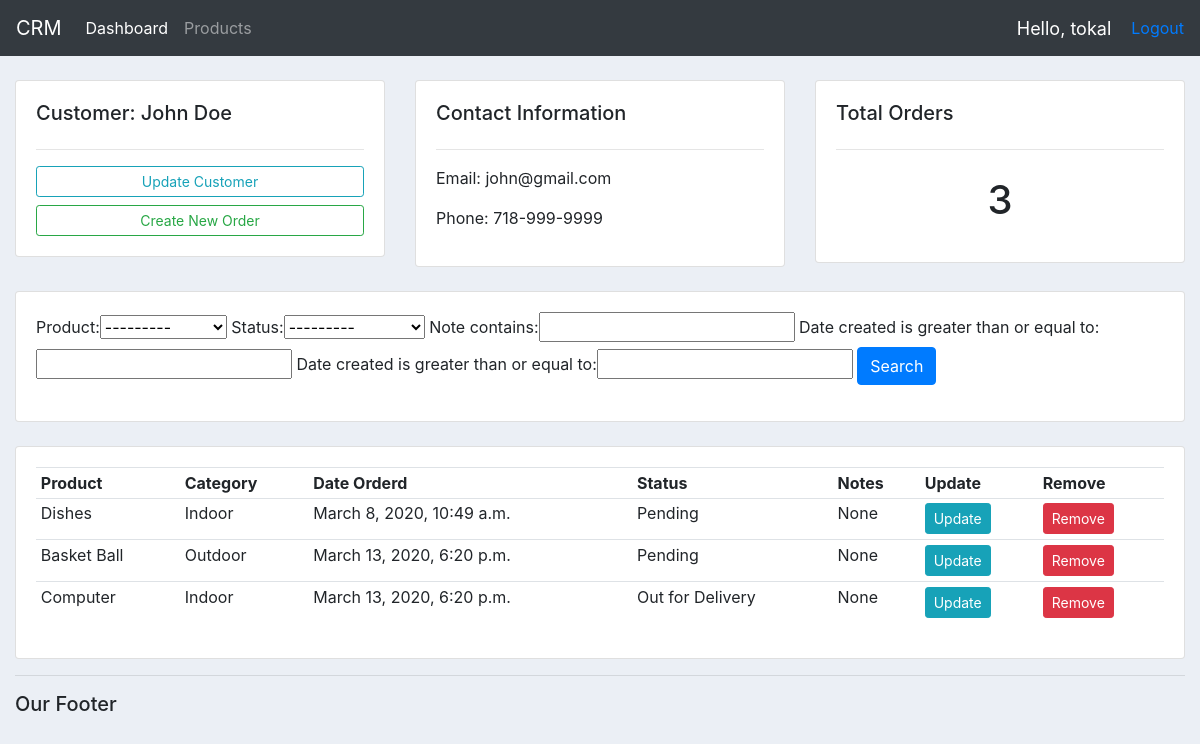
The app's page /customer/1/ (signed in), older data.
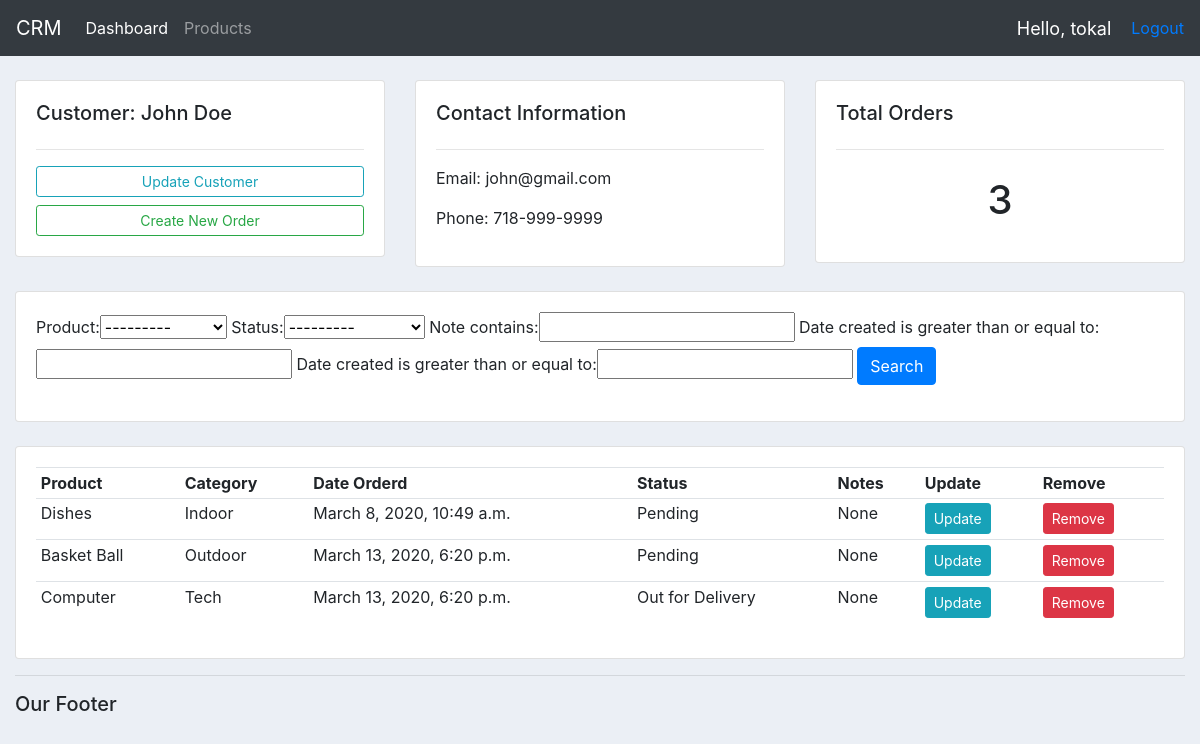
The same page, newer data.
### accounts/models.py (models this page shows, shortened)
class Order(models.Model):
    STATUS = (
             ('Pending', 'Pending'),
             ('Out for Delivery', 'Out for Delivery'),
             ('Delivered', 'Delivered'),
             )
    customer = models.ForeignKey(Customer, null=True, on_delete = models.SET_NULL)
    product  = models.ForeignKey(Product, null=True, on_delete = models.SET_NULL )
    date_created = models.DateTimeField(auto_now_add=True, null=True)
    status = models.CharField(max_length=200, null=True, choices=STATUS)
    note = models.CharField(max_length=200, null=True, blank=True)

class Product(models.Model):
    CATEGORY = (
                ('Indoor', 'Indoor'),
                ('Outdoor', 'Outdoor'),
                ('Tech', 'Tech'),
                )
    name = models.CharField(max_length=200, null=True)
    price = models.FloatField(null=True)
    category = models.CharField(max_length=200, null=True, choices=CATEGORY)
    description = models.CharField(max_length=200, null=True, blank=True)
    date_created = models.DateTimeField(auto_now=True)
    tags = models.ManyToManyField(Tag)
    def __str__(self):
        return self.name

### accounts/views.py (the view)
# urls.py: path('customer/<str:pk>/', views.customer, name='customer'),
@login_required(login_url='login')
def customer(request, pk):
    customer = Customer.objects.get(id=pk)
    orders = customer.order_set.all()
    order_count = orders.count()
    myFilter = OrderFilter(request.GET, queryset=orders)
    orders = myFilter.qs
    context = {'customer': customer, 'orders': orders, 'order_count': order_count,
        'myFilter': myFilter}
    return render(request, 'accounts/customer.html', context)

### accounts/templates/accounts/customer.html
{% extends 'accounts/main.html' %}
{% block content %}
	<br>
<div class="row">
	<div class="col-md">
		<div class="card card-body">
			<h5>Customer: {{customer.name}}</h5>
			<hr>
			<a class="btn btn-outline-info  btn-sm btn-block" href="">Update Customer</a>
			<a class="btn btn-outline-success  btn-sm btn-block" href="{% url 'create_order' customer.id %}">Create New Order</a>
		</div>
	</div>
	<div class="col-md">
		<div class="card card-body">
			<h5>Contact Information</h5>
			<hr>
			<p>Email: {{customer.email}}</p>
			<p>Phone: {{customer.phone}}</p>
		</div>
	</div>
	<div class="col-md">
		<div class="card card-body">
			<h5>Total Orders</h5>
			<hr>
			<h1 style="text-align: center;padding: 10px">{{ order_count }}</h1>
		</div>
	</div>
</div>
<br>
<div class="row">
	<div class="col">
		<div class="card card-body">
			<form method="get">
				{{myFilter.form}}
		    <button class="btn btn-primary" type="submit">Search</button>
		  </form>
		</div>
	</div>
</div>
<br>
<div class="row">
	<div class="col-md">
		<div class="card card-body">
			<table class="table table-sm">
				<tr>
					<th>Product</th>
					<th>Category</th>
					<th>Date Orderd</th>
					<th>Status</th>
					<th>Notes</th>
					<th>Update</th>
					<th>Remove</th>
				</tr>
				{% for order in orders %}
				<tr>
					<td>{{ order.product }}</td>
					<td>{{ order.product.category }}</td>
					<td>{{ order.date_created }}</td>
					<td>{{ order.status }}</td>
					<td>{{ order.note }}</td>
					<td><a class='btn btn-sm btn-info' href="{% url 'update_order' order.id %}">Update</a></td>
                    <td><a class='btn btn-sm btn-danger'href="{% url 'delete_order' order.id %}">Remove</a></td>
				</tr>
				{% endfor %}
			</table>
		</div>
</div>
{% endblock content %}

Row changes from the older to the newer data that the page shows:
changed through a linked row, Order "Out for Delivery": product.category "Indoor" → "Tech"
